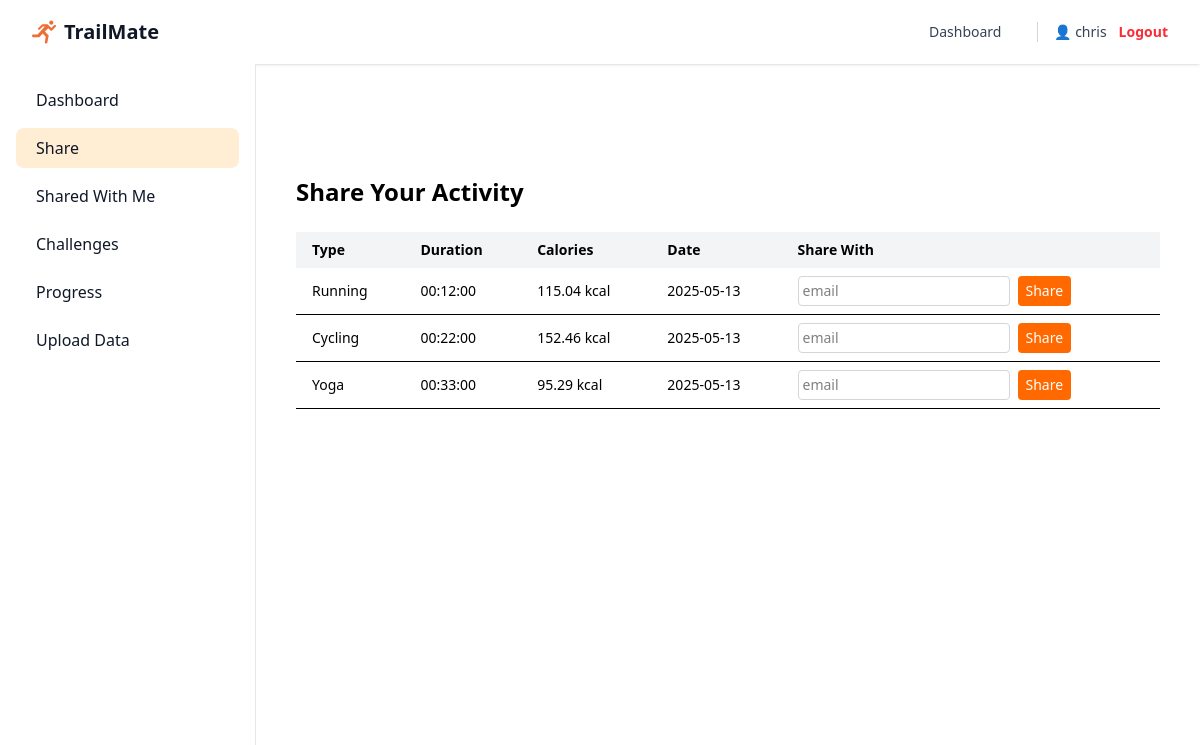
Page /share (signed in) on the committed database.
### app/models.py (models this page shows, shortened)
class User(db.Model, UserMixin):
    __tablename__ = "Users"
    id: Mapped[int] = mapped_column(primary_key=True, autoincrement=True, name="user_id")
    username: Mapped[str] = mapped_column(unique=True)
    email: Mapped[str] = mapped_column(unique=True, nullable=False)
    password_hash: Mapped[str] = mapped_column(nullable=False)

class ActivityRegistry(db.Model):
    __tablename__ = "ActivityRegistry"
    upload_user_id: Mapped[int] = mapped_column(ForeignKey('Users.user_id'), nullable=False, primary_key=True, name="upload_user_id")
    upload_time: Mapped[datetime] = mapped_column(DateTime, primary_key=True)
    activity_date: Mapped[date] = mapped_column(Date, nullable=False)
    activity_type: Mapped[str] = mapped_column(nullable=False)
    activity_length: Mapped[time] = mapped_column(Time, nullable=False)
    calories_burned: Mapped[float] = mapped_column(nullable=False, default=0.0)

### app/routes.py (the view, shortened to what this page needs)
    @app.route('/share', methods=['GET', 'POST'])
    @login_required
    def share():
        activities = ActivityRegistry.query.filter_by(upload_user_id=current_user.id).all()
        return render_template("share.html", activities=activities)

### app/__init__.py (called while the page is built)
def create_app():
    app = Flask(__name__)
    app.config.from_object(Config)
    db.init_app(app)
    migrate.init_app(app, db)
    login_manager = LoginManager()
    login_manager.login_view = 'index'  # Redirect to 'index' if not logged in
    login_manager.login_message = "Please log in to access this page."
    login_manager.init_app(app)
    @login_manager.user_loader
    def load_user(user_id):
        return User.query.get(int(user_id))
    from app.routes import register_routes
    register_routes(app)
    from app import models  # Ensure models are imported
    return app

### app/templates/share.html (shortened to what this page needs)
{% extends "base.html" %}
{% block content %}
<div class="flex pt-16">
  {% include "_sidebar.html" %}
  <main class="sm:ml-64 w-full p-4 mt-4">
    <div class="pt-20 max-w-4xl mx-auto px-4">
        <h2 class="text-2xl font-semibold mb-6">Share Your Activity</h2>
        {% if activities %}
        <table class="min-w-full table-auto text-sm mb-6">
            <thead>
            <tr class="text-left bg-gray-100">
                <th class="px-4 py-2">Type</th>
                <th class="px-4 py-2">Duration</th>
                <th class="px-4 py-2">Calories</th>
                <th class="px-4 py-2">Date</th>
                <th class="px-4 py-2">Share With</th>
            </tr>
            </thead>
            <tbody>
            {% for a in activities %}
            <tr class="border-b">
                <td class="px-4 py-2">{{ a.activity_type.title() }}</td>
                <td class="px-4 py-2">{{ a.activity_length }}</td>
                <td class="px-4 py-2">{{ a.calories_burned }} kcal</td>
                <td class="px-4 py-2">{{ a.activity_date }}</td>
                <td class="px-4 py-2">
                <form method="POST" action="{{ url_for('share') }}" class="flex space-x-2">
                    <input type="email" name="share_email" required placeholder="email"
                        class="border border-gray-300 rounded p-1 text-sm">
                    <button type="submit"
                            class="bg-orange-500 text-white px-2 py-1 rounded hover:bg-orange-600 text-sm">
                    Share
                    </button>
                </form>
                </td>
            </tr>
            {% endfor %}
            </tbody>
        </table>
        {% else %}
        <p class="text-gray-600">You haven't uploaded any activity to share yet.</p>
        {% endif %}
    </div>
  </main>
</div>
{% endblock %}

### app/templates/base.html (shortened to what this page needs)
<!DOCTYPE html>
<html lang="en" class="scroll-smooth">
<head>
    <script src="https://cdn.jsdelivr.net/npm/@tailwindcss/browser@4"></script>
</head>
<body class="bg-white">
    <nav class="bg-white shadow-sm fixed w-full z-10">
        <div class="mx-auto max-w-7xl px-4 sm:px-6 lg:px-8">
          <div class="flex h-16 items-center justify-between">
            <a href="{{ url_for('index') }}" class="flex items-center space-x-2">
              <img class="h-6 w-6" src="{{ url_for('static', filename='images/logo.svg') }}" alt="TrailMate">
              <span class="text-xl font-bold text-gray-900">TrailMate</span>
            </a>
            <div class="flex items-center space-x-6">
              {% if current_user.is_authenticated %}
                <a href="{{ url_for('dashboard') }}" class="text-sm font-medium text-gray-700 hover:text-white hover:bg-orange-500 px-3 py-2 rounded-md ">Dashboard</a>
              <div class="flex items-center space-x-3 border-l pl-4 border-gray-300">
                <span class="text-sm font-medium text-gray-700">👤 {{ current_user.username }}</span>
                <a href="{{ url_for('logout') }}" class="text-sm font-semibold text-red-500 hover:text-red-700">Logout</a>
              </div>
              {% else %}
                <a href="#" onclick="openSignIn()" class="text-sm font-semibold text-gray-900">Log in <span aria-hidden="true">&rarr;</span></a>
              {% endif %}
            </div>
          </div>
        </div>
      </nav>
    {% block content %}{% endblock %}
    <section>
      <footer class="bg-white dark:bg-gray-900">
        <div class="mx-auto w-full max-w-screen-xl">
          <div class="grid grid-cols-2 gap-8 px-4 py-6 lg:py-8 md:grid-cols-4">
            <div>
                <h2 class="mb-6 text-sm font-semibold text-gray-900 uppercase dark:text-white">Company</h2>
                <ul class="text-gray-500 dark:text-gray-400 font-medium">
                    <li class="mb-4">
                        <a href="#" class=" hover:underline">About</a>
                    </li>
                    <li class="mb-4">
                        <a href="#" class="hover:underline">Careers</a>
                    </li>
                    <li class="mb-4">
                        <a href="#" class="hover:underline">Brand Center</a>
                    </li>
                    <li class="mb-4">
                        <a href="#" class="hover:underline">Blog</a>
                    </li>
                </ul>
            </div>
        </div>
        </div>
      </footer>
    </section>
</body>
</html>

### app/templates/_sidebar.html
<aside id="default-sidebar"
  class="fixed top-16 left-0 z-10 w-64 h-screen transition-transform -translate-x-full sm:translate-x-0 bg-white border-r border-gray-200">
  <div class="h-full p-4 overflow-y-auto">
    <ul class="space-y-2 font-medium">
      <li>
        <a href="{{ url_for('dashboard') }}"
           class="flex items-center p-2 text-gray-900 rounded-lg hover:bg-orange-100 group {% if request.path == '/dashboard' %}bg-orange-100{% endif %}">
          <span class="ms-3">Dashboard</span>
        </a>
      </li>
      <li>
        <a href="{{ url_for('share') }}"
           class="flex items-center p-2 text-gray-900 rounded-lg hover:bg-orange-100 group {% if request.path == '/share' %}bg-orange-100{% endif %}">
          <span class="ms-3">Share</span>
        </a>
      </li>
      <li>
        <a href="{{ url_for('shared_with_me') }}"
           class="flex items-center p-2 text-gray-900 rounded-lg hover:bg-orange-100 group {% if request.path == '/shared_with_me' %}bg-orange-100{% endif %}">
          <span class="ms-3">Shared With Me</span>
        </a>
      </li>
      <li>
        <a href="{{ url_for('challenges') }}"
           class="flex items-center p-2 text-gray-900 rounded-lg hover:bg-orange-100 group {% if request.path == '/challenges' %}bg-orange-100{% endif %}">
          <span class="ms-3">Challenges</span>
        </a>
      </li>
      <li>
        <a href="{{ url_for('visualise') }}"
           class="flex items-center p-2 text-gray-900 rounded-lg hover:bg-orange-100 group {% if request.path == '/visualise' %}bg-orange-100{% endif %}">
          <span class="ms-3">Progress</span>
        </a>
      </li>
      <li>
        <a href="{{ url_for('calories') }}"
           class="flex items-center p-2 text-gray-900 rounded-lg hover:bg-orange-100 group {% if request.path == '/calories' %}bg-orange-100{% endif %}">
          <span class="ms-3">Upload Data</span>
        </a>
      </li>
    </ul>
  </div>
</aside>

### rows in the picture
User: username "chris"
ActivityRegistry: activity_type "Running", activity_length "00:12:00", calories_burned "115.04", activity_date "2025-05-13"
ActivityRegistry: activity_type "Cycling", activity_length "00:22:00", calories_burned "152.46", activity_date "2025-05-13"
ActivityRegistry: activity_type "Yoga", activity_length "00:33:00", calories_burned "95.29", activity_date "2025-05-13"
